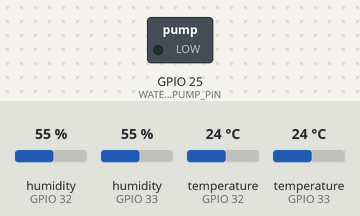
A sketch run on a simulated ESP32. On the bench: switched loads named in the sketch (green lamp = pin HIGH). Inputs (shaded band) come from the test bench; at power-on: temperature (sensors on GPIO 32, GPIO 33) 24 °C, humidity (sensors on GPIO 32, GPIO 33) 55 %. WiFi joins after 1.5 s; servers stay silent unless stated; no MQTT or app messages arrive unless stated; what the sketch prints to the serial monitor is not drawn.

Above: at 2.7 s.
2.8 s: temperature (sensor on GPIO 32) set to 29.3 °C
7.7 s: temperature (sensor on GPIO 32) set to 30.5 °C
At 12.5 s:
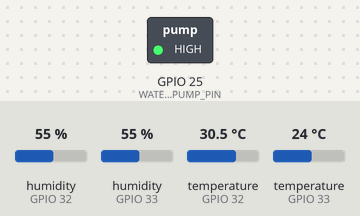
13.0 s: temperature (sensor on GPIO 32) set to 12 °C
At 17.8 s:
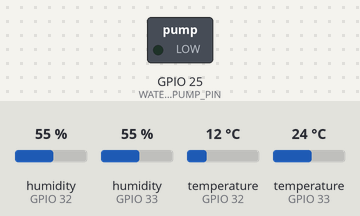
18.1 s: temperature (sensor on GPIO 32) set to 33 °C
At 22.2 s:
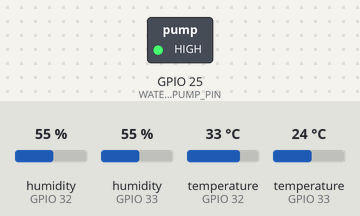
Timing chart, 0 to 23.7 s (numbered marks = the images above; inputs shaded):
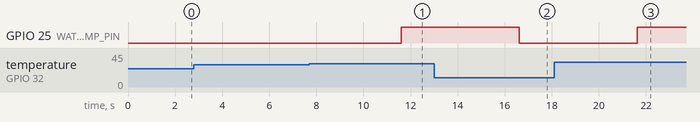

Measured:
- the behaviour switches between 30 and 30.1 °C on temperature (sensor on GPIO 32) (found by bisection; images 0 and 1)
- after the input at 2.8 s, every drawn part: stays the same
- after the input at 7.7 s, GPIO 25 (WATER_PUMP_PIN): LOW → HIGH after 3.9 s
- after the input at 13.0 s, GPIO 25 (WATER_PUMP_PIN): HIGH → LOW after 3.6 s
- after the input at 18.1 s, GPIO 25 (WATER_PUMP_PIN): LOW → HIGH after 3.5 s

The sketch:

PROGRAMMING_SOFTWARE_UPDATE_ARCS.ino
```cpp
#include <WiFi.h>
#include <PubSubClient.h>
#include <DHT.h>

#define DHTPIN_INDOOR 32
#define DHTPIN_OUTDOOR 33
#define DHTTYPE DHT22

#define WATER_PUMP_PIN 25

// WiFi credentials
const char* ssid = "ESP32put";
const char* password = "88888888";

// MQTT Broker
const char* mqtt_server = "broker.hivemq.com";
const char* status_topic = "roof/status";
const char* indoor_topic = "roof/temp/indoor";
const char* outdoor_topic = "roof/temp/outdoor";
const char* alert_topic = "roof/alert";
const char* manual_control_topic = "roof/manual";

WiFiClient espClient;
PubSubClient client(espClient);

DHT dhtIndoor(DHTPIN_INDOOR, DHTTYPE);
DHT dhtOutdoor(DHTPIN_OUTDOOR, DHTTYPE);

bool manualPumpState = false;
bool autoCoolingTriggered = false;
float tempThreshold = 30.0; // Suhu ambang

void setup_wifi() {
  delay(10);
  Serial.println("Connecting to WiFi...");
  WiFi.begin(ssid, password);
  while (WiFi.status() != WL_CONNECTED) {
    delay(500);
    Serial.print(".");
  }
  Serial.println("WiFi connected!");
}

void callback(char* topic, byte* message, unsigned int length) {
  String msg;
  for (int i = 0; i < length; i++) {
    msg += (char)message[i];
  }

  if (String(topic) == manual_control_topic) {
    if (msg == "ON") {
      manualPumpState = true;
      digitalWrite(WATER_PUMP_PIN, HIGH);
      client.publish(status_topic, "Water Cooling is Running (Manual)");
    } else if (msg == "OFF") {
      manualPumpState = false;
      digitalWrite(WATER_PUMP_PIN, LOW);
      client.publish(status_topic, "Water Cooling is Standby (Manual)");
    }
  }
}

void reconnect() {
  while (!client.connected()) {
    Serial.print("Attempting MQTT connection...");
    if (client.connect("ESP32Client")) {
      Serial.println("connected");
      client.subscribe(manual_control_topic);
    } else {
      Serial.print("failed, rc=");
      Serial.print(client.state());
      delay(2000);
    }
  }
}

void setup() {
  Serial.begin(115200);
  pinMode(WATER_PUMP_PIN, OUTPUT);
  digitalWrite(WATER_PUMP_PIN, LOW);

  dhtIndoor.begin();
  dhtOutdoor.begin();

  setup_wifi();
  client.setServer(mqtt_server, 1883);
  client.setCallback(callback);
}

void loop() {
  if (!client.connected()) {
    reconnect();
  }
  client.loop();

  float tempIndoor = dhtIndoor.readTemperature();
  float tempOutdoor = dhtOutdoor.readTemperature();

  if (isnan(tempIndoor) || isnan(tempOutdoor)) {
    Serial.println("Gagal baca sensor DHT22");
    return;
  }

  // Hantar data suhu ke Node-RED
  char buffer[10];
  dtostrf(tempIndoor, 4, 1, buffer);
  client.publish(indoor_topic, buffer);
  dtostrf(tempOutdoor, 4, 1, buffer);
  client.publish(outdoor_topic, buffer);

  bool highTempDetected = (tempIndoor > tempThreshold || tempOutdoor > tempThreshold);

  if (highTempDetected && !manualPumpState) {
    digitalWrite(WATER_PUMP_PIN, HIGH);
    if (!autoCoolingTriggered) {
      client.publish(alert_topic, "🔥 Suhu tinggi dikesan! Pam diaktifkan.");
      client.publish(status_topic, "Water Cooling is Running (Auto)");
      autoCoolingTriggered = true;
    }
  } else if (!manualPumpState) {
    digitalWrite(WATER_PUMP_PIN, LOW);
    if (autoCoolingTriggered) {
      client.publish(status_topic, "Water Cooling is Standby (Auto)");
      autoCoolingTriggered = false;
    }
  }

  delay(5000);
}
```
